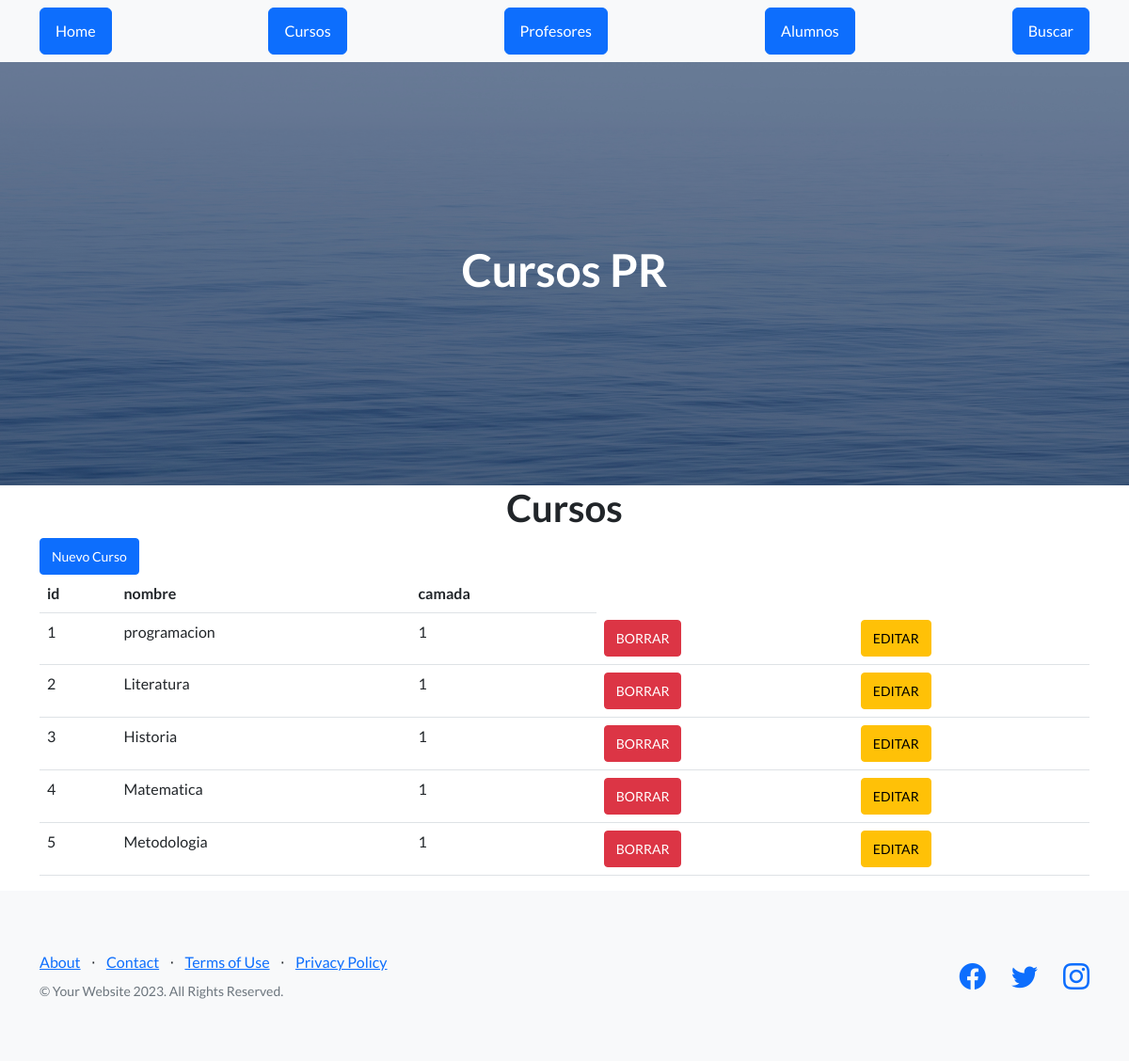
The app's page /App_tercera/ver_cursos, older data.
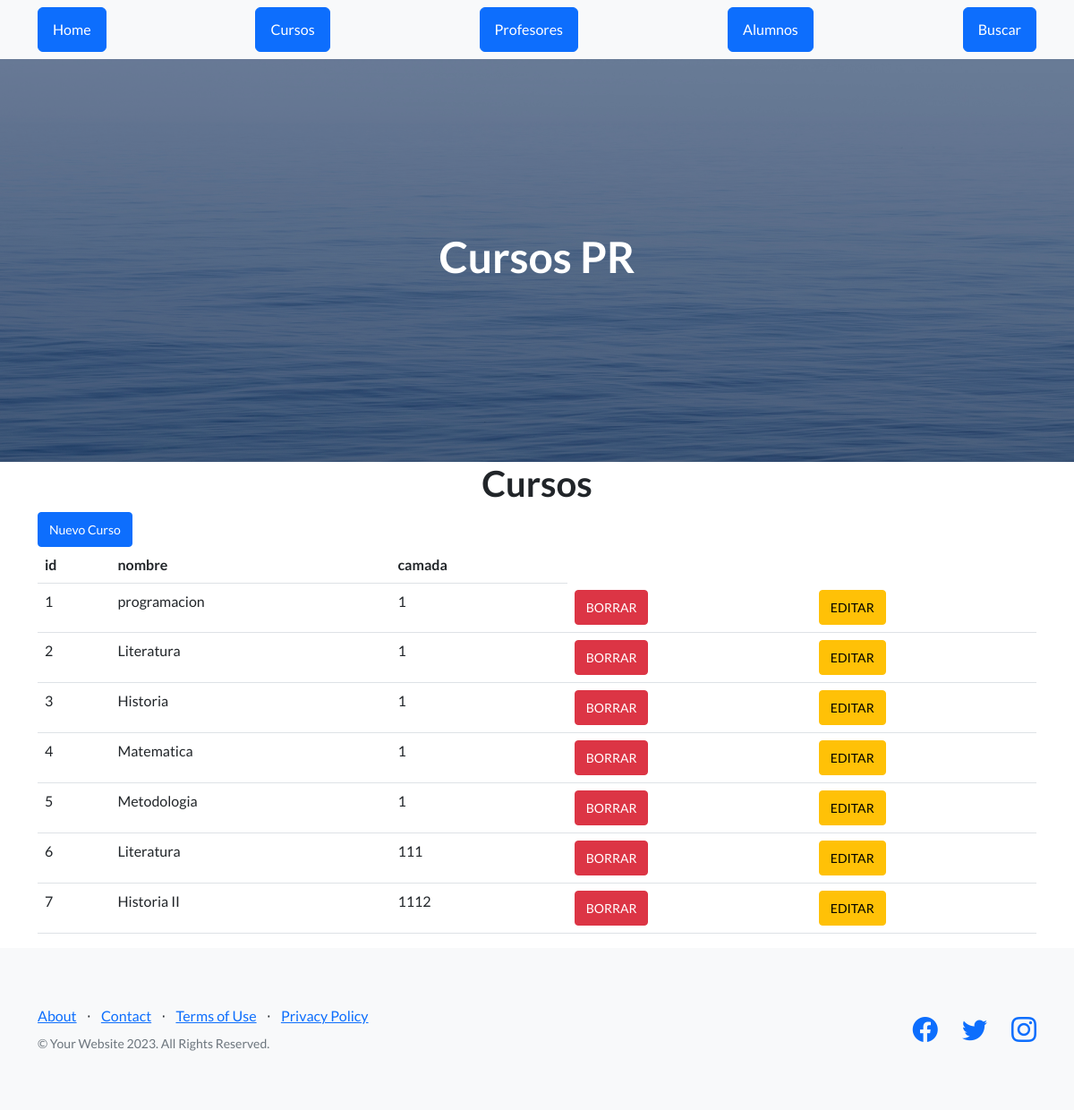
The same page, newer data.
### App_tercera/models.py (models this page shows, shortened)
class Curso(models.Model):
    nombre = models.CharField(max_length=40)
    camada = models.IntegerField()

### App_tercera/views.py (the view)
# urls.py: path("ver_cursos", views.ver_cursos, name="cursos"),
def ver_cursos(request):
    cursos = Curso.objects.all()
    dicc = {"cursos": cursos}
    plantilla = loader.get_template("cursos.html")
    documento = plantilla.render(dicc)
    return HttpResponse(documento)

### App_tercera/Template/cursos.html
{% extends "padre.html" %}
{% load static %}
{% block contenido %}
    <main class="container">
        <h1 class="text-xl-center title"> Cursos </h1>
        <a href="alta_curso" class="btn btn-primary btn-sm">Nuevo Curso</a>
        <table class="table">
            <thead>
                <tr>
                    <th>id</th>
                    <th>nombre</th>
                    <th>camada</th>
                </tr>
            </thead>
            <tbody>
                {% for n in cursos %}
                <tr>
                    <td>{{n.id}}</td>
                    <td>{{n.nombre}}</td>
                    <td>{{n.camada}}</td>
                    <td><a href="{% url 'elimina_curso' n.id %}" class="btn btn-danger btn-sm">BORRAR</a></td>
                    <td><a href="{% url 'editar_curso'  n.id %}" class="btn btn-warning btn-sm">EDITAR</a></td>
                </tr>
                {% endfor %}
            </tbody>
        </table>
    </main>
{% endblock %}

Row changes from the older to the newer data that the page shows:
added Curso: id "6", nombre "Literatura", camada "111"
added Curso: id "7", nombre "Historia II", camada "1112"
